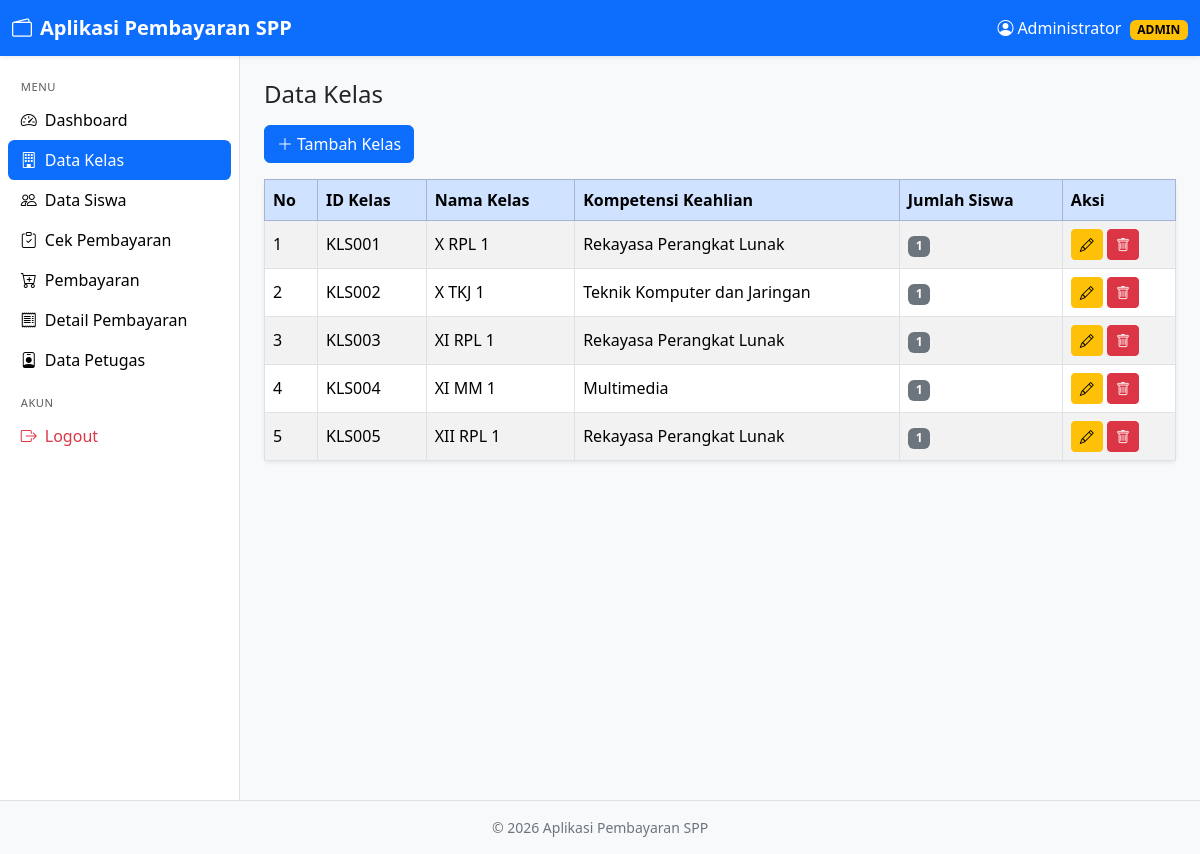
/kelas.php (signed in), run on the app's committed database.
### tables this page shows
CREATE TABLE tb_kelas (
  id_kelas      VARCHAR(11) NOT NULL,
  nama_kelas    VARCHAR(10) NOT NULL,
  komp_keahlian VARCHAR(50) NOT NULL,
  PRIMARY KEY (id_kelas),
  UNIQUE KEY uk_nama_kelas (nama_kelas)
);

### koneksi.php (called while the page is built, shortened)
<?php
function e($s) { return htmlspecialchars((string)$s, ENT_QUOTES, 'UTF-8'); }
function q($conn, $sql, $types = '', $params = []) {
    $st = $conn->prepare($sql);
    $st->execute();
    return $st;
}
function rows($conn, $sql, $types = '', $params = []) {
    return q($conn, $sql, $types, $params)->get_result()->fetch_all(MYSQLI_ASSOC);
}

### kelas.php (the view, shortened to what this page needs)
<?php
require 'koneksi.php';
$aksi = $_GET['aksi'] ?? 'list';
require 'layout/header.php';
if ($aksi === 'tambah' || $aksi === 'edit'):
    if ($aksi === 'tambah') $r = ['id_kelas' => next_id($conn, 'tb_kelas', 'id_kelas', 'KLS'), 'nama_kelas' => '', 'komp_keahlian' => ''];
?>
<div class="card shadow-sm border-0" style="max-width:640px">
  <div class="card-header bg-body fw-semibold"><?= $aksi === 'edit' ? 'Edit' : 'Tambah' ?> Kelas</div>
  <div class="card-body">
    <form method="post" class="row g-3">
      <input type="hidden" name="mode" value="<?= e($aksi) ?>">
      <div class="col-md-4">
        <label class="form-label">ID Kelas</label>
        <input class="form-control" name="id_kelas" value="<?= e($r['id_kelas']) ?>" maxlength="11" readonly>
      </div>
      <div class="col-md-8">
        <label class="form-label">Nama Kelas</label>
        <input class="form-control" name="nama_kelas" value="<?= e($r['nama_kelas']) ?>" maxlength="10" required>
      </div>
      <div class="col-12">
        <label class="form-label">Kompetensi Keahlian</label>
        <input class="form-control" name="komp_keahlian" value="<?= e($r['komp_keahlian']) ?>" maxlength="50" required>
      </div>
      <div class="col-12">
        <button class="btn btn-primary"><i class="bi bi-save me-1"></i>Simpan</button>
        <a class="btn btn-secondary" href="kelas.php">Batal</a>
      </div>
    </form>
  </div>
</div>
<?php else:
    $data = rows($conn, "SELECT k.id_kelas, k.nama_kelas, k.komp_keahlian, COUNT(s.nisn) AS jml_siswa
                         FROM tb_kelas k LEFT JOIN tb_siswa s ON s.id_kelas = k.id_kelas
                         GROUP BY k.id_kelas, k.nama_kelas, k.komp_keahlian ORDER BY k.id_kelas");
?>
<div class="mb-3"><a class="btn btn-primary" href="?aksi=tambah"><i class="bi bi-plus-lg me-1"></i>Tambah Kelas</a></div>
<div class="card shadow-sm border-0">
  <div class="table-responsive">
    <table class="table table-hover table-striped table-bordered mb-0 align-middle">
      <thead class="table-primary"><tr><th>No</th><th>ID Kelas</th><th>Nama Kelas</th><th>Kompetensi Keahlian</th><th>Jumlah Siswa</th><th>Aksi</th></tr></thead>
      <tbody>
      <?php foreach ($data as $i => $r): ?>
      <tr>
        <td><?= $i + 1 ?></td><td><?= e($r['id_kelas']) ?></td><td><?= e($r['nama_kelas']) ?></td><td><?= e($r['komp_keahlian']) ?></td>
        <td><span class="badge text-bg-secondary"><?= (int)$r['jml_siswa'] ?></span></td>
        <td class="text-nowrap">
          <a class="btn btn-sm btn-warning" href="?aksi=edit&id=<?= urlencode($r['id_kelas']) ?>"><i class="bi bi-pencil"></i></a>
          <a class="btn btn-sm btn-danger" href="?aksi=hapus&id=<?= urlencode($r['id_kelas']) ?>" onclick="return confirm('Hapus data ini?')"><i class="bi bi-trash"></i></a>
        </td>
      </tr>
      <?php endforeach; ?>
      </tbody>
    </table>
  </div>
</div>
<?php endif; require 'layout/footer.php'; ?>

### data on the page
tb_kelas: id_kelas "KLS001", nama_kelas "X RPL 1", komp_keahlian "Rekayasa Perangkat Lunak", jml_siswa "1"
tb_kelas: id_kelas "KLS002", nama_kelas "X TKJ 1", komp_keahlian "Teknik Komputer dan Jaringan", jml_siswa "1"
tb_kelas: id_kelas "KLS003", nama_kelas "XI RPL 1", komp_keahlian "Rekayasa Perangkat Lunak", jml_siswa "1"
tb_kelas: id_kelas "KLS004", nama_kelas "XI MM 1", komp_keahlian "Multimedia", jml_siswa "1"
tb_kelas: id_kelas "KLS005", nama_kelas "XII RPL 1", komp_keahlian "Rekayasa Perangkat Lunak", jml_siswa "1"

### other printed values
$_SESSION['nama'] "Administrator"
$lv "ADMIN"
$label "Dashboard"
$label "Data Kelas"
$label "Data Siswa"
$label "Cek Pembayaran"
$label "Pembayaran"
$label "Detail Pembayaran"
$label "Data Petugas"
$title "Data Kelas"
